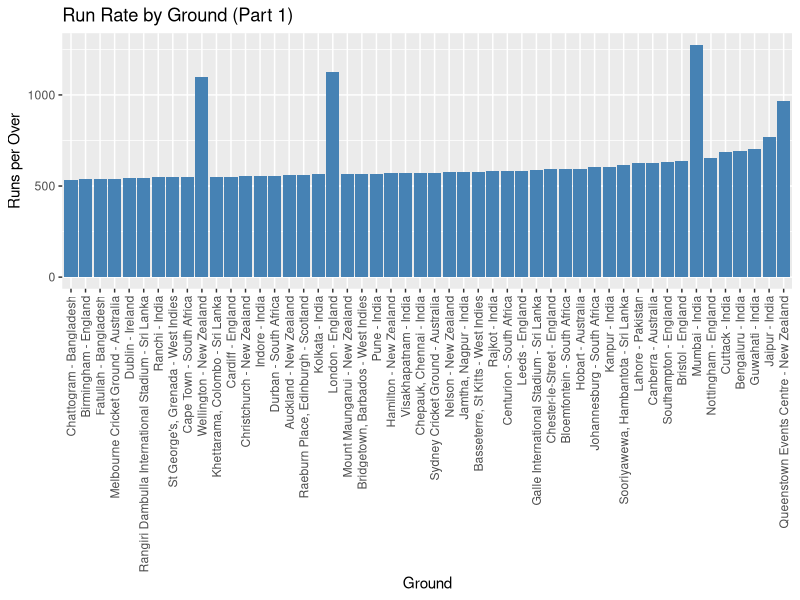
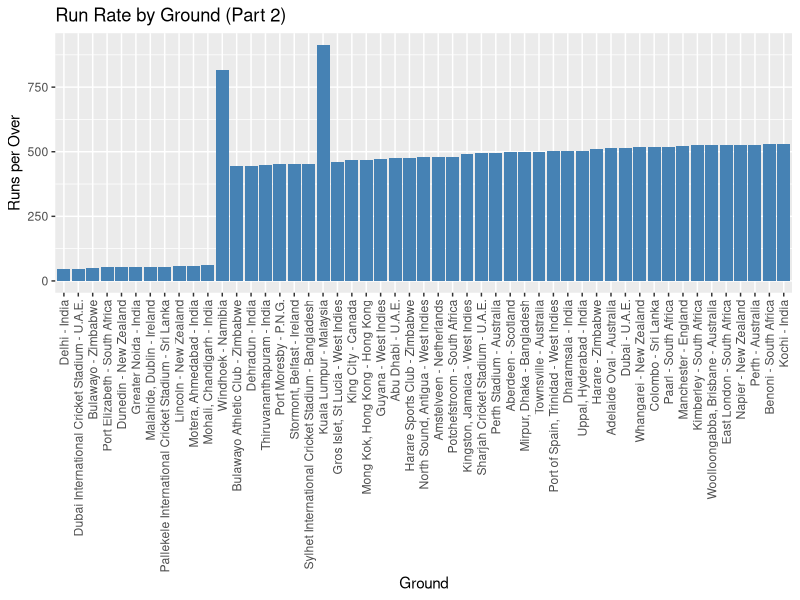
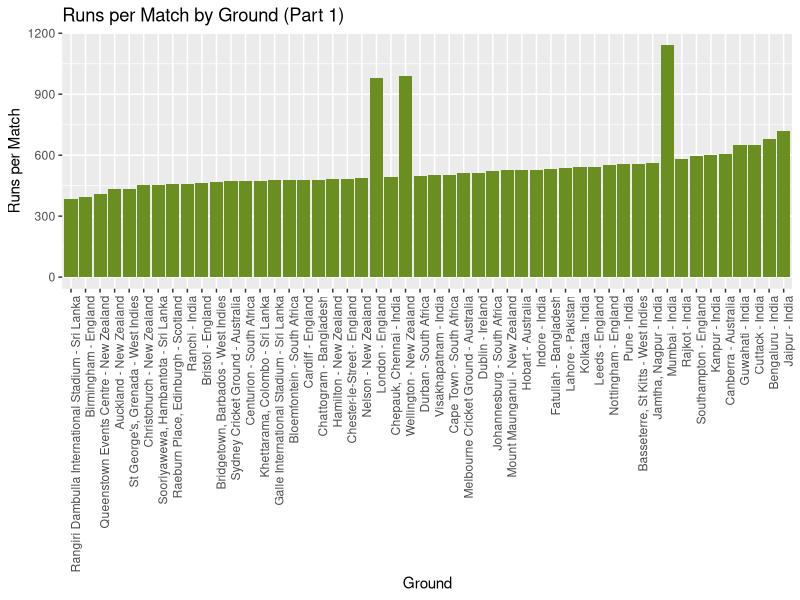
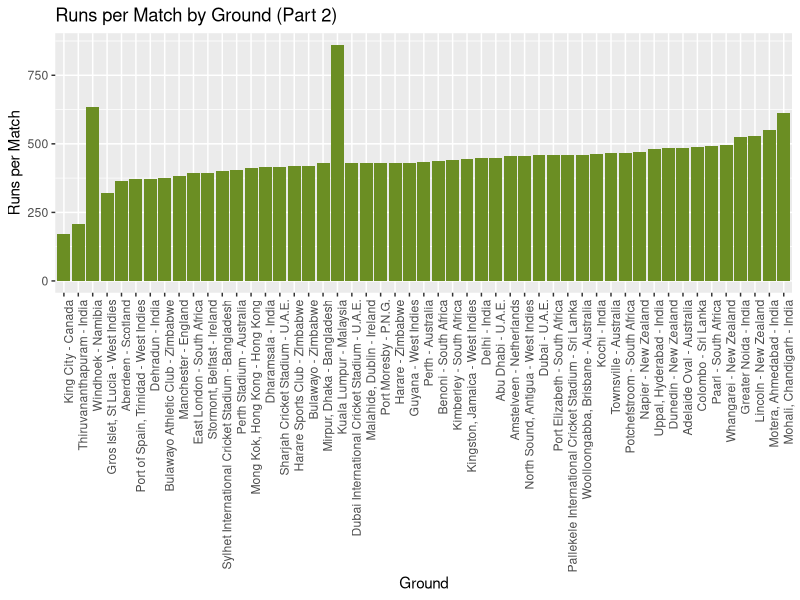
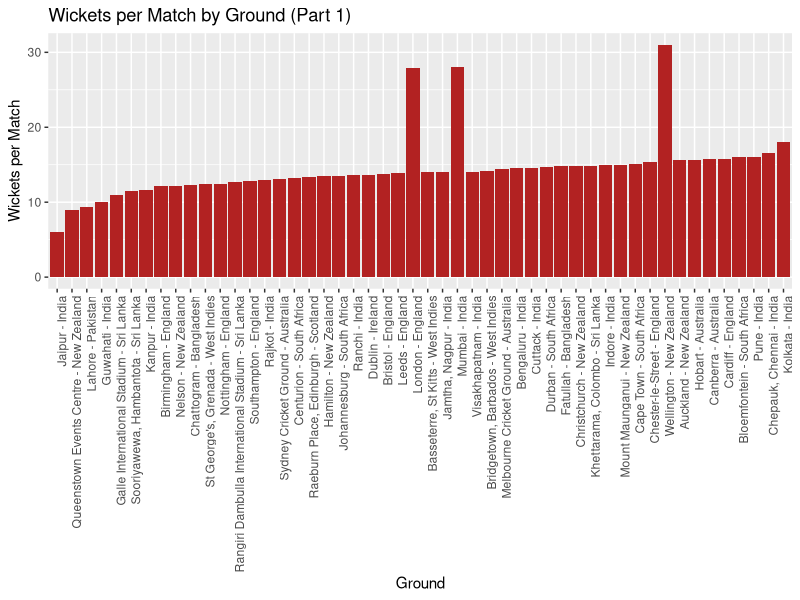
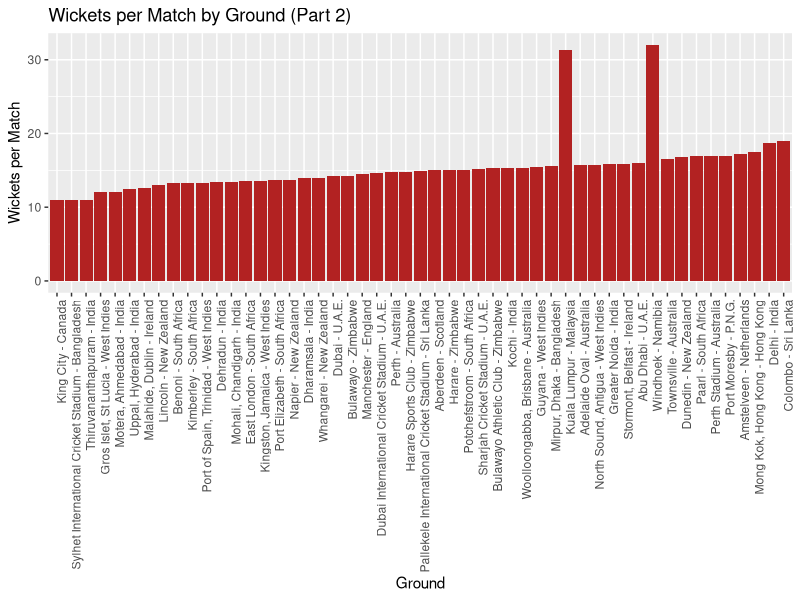

Write R code to recreate these figures, in order.
# Loading necessary libraries

library(ggplot2)
library(Metrics)
library(stringr)

library(dplyr)
library(caret)
library(zoo)

##---------------------------GROUND PERFORMANCE ANALYSIS------------------------



# Read the CSV file
ground_data <- read.csv("Ground_Averages.csv", sep=";")

# Extract short ground names
ground_data <- ground_data %>%
  mutate(Ground_Short = str_trim(str_extract(Ground, "(?<=,)[^,]*$|(?<=,).*$")))


# If extraction fails (returns NA), use the original name
ground_data <- ground_data %>%
  mutate(Ground_Short = ifelse(is.na(Ground_Short), Ground, Ground_Short))

# 1. Calculate derived metrics
ground_analysis <- ground_data %>%
  mutate(
    Win_Rate = Won / Mat,
    Runs_per_Match = Runs / Mat,
    Wickets_per_Match = Wkts / Mat,
    Balls_per_Match = Balls / Mat,
    Overs_per_Match = Balls_per_Match / 6
  )

# 2. Rank grounds by different metrics
top_grounds_runs <- ground_analysis %>%
  arrange(desc(Runs_per_Match)) %>%
  select(Ground_Short, Runs_per_Match) %>%
  head(10)

top_grounds_wickets <- ground_analysis %>%
  arrange(desc(Wickets_per_Match)) %>%
  select(Ground_Short, Wickets_per_Match) %>%
  head(10)

top_grounds_rpo <- ground_analysis %>%
  arrange(desc(RPO)) %>%
  select(Ground_Short, RPO) %>%
  head(10)

# 3. Visualizations

# Sort grounds by RPO
sorted_grounds <- ground_analysis %>%
  arrange(desc(RPO))

# Calculate the midpoint
midpoint <- ceiling(nrow(sorted_grounds) / 2)

# Create two subsets
first_half <- sorted_grounds[1:midpoint, ]
second_half <- sorted_grounds[(midpoint+1):nrow(sorted_grounds), ]

# Create the first plot
p1 <- ggplot(first_half, aes(x = reorder(Ground_Short, RPO), y = RPO)) +
  geom_bar(stat = "identity", fill = "steelblue") +
  theme(axis.text.x = element_text(angle = 90, hjust = 1, vjust = 0.5)) +
  labs(title = "Run Rate by Ground (Part 1)", x = "Ground", y = "Runs per Over")
plot(p1)

# Create the second plot
p2 <- ggplot(second_half, aes(x = reorder(Ground_Short, RPO), y = RPO)) +
  geom_bar(stat = "identity", fill = "steelblue") +
  theme(axis.text.x = element_text(angle = 90, hjust = 1, vjust = 0.5)) +
  labs(title = "Run Rate by Ground (Part 2)", x = "Ground", y = "Runs per Over")
plot(p2)


# Runs per match by ground

p1 <- ggplot(first_half, aes(x = reorder(Ground_Short, Runs_per_Match), y = Runs_per_Match)) +
  geom_bar(stat = "identity", fill = "#6B8E23") +
  theme(axis.text.x = element_text(angle = 90, hjust = 1))  +
  labs(title = "Runs per Match by Ground (Part 1)", x = "Ground", y = "Runs per Match")
plot(p1)

p2 <- ggplot(second_half, aes(x = reorder(Ground_Short, Runs_per_Match), y = Runs_per_Match)) +
  geom_bar(stat = "identity", fill = "#6B8E23") +
  theme(axis.text.x = element_text(angle = 90, hjust = 1))  +
  labs(title = "Runs per Match by Ground (Part 2)", x = "Ground", y = "Runs per Match")
plot(p2)

# Wickets per match by ground

p1 <- ggplot(first_half, aes(x = reorder(Ground_Short, Wickets_per_Match), y = Wickets_per_Match)) +
  geom_bar(stat = "identity", fill = "#B22222") +
  theme(axis.text.x = element_text(angle = 90, hjust = 1))  +
  labs(title = "Wickets per Match by Ground (Part 1)", x = "Ground", y = "Wickets per Match")
plot(p1)

p2 <- ggplot(second_half, aes(x = reorder(Ground_Short, Wickets_per_Match), y = Wickets_per_Match)) +
  geom_bar(stat = "identity", fill = "#B22222") +
  theme(axis.text.x = element_text(angle = 90, hjust = 1))  +
  labs(title = "Wickets per Match by Ground (Part 2)", x = "Ground", y = "Wickets per Match")
plot(p2)


# 4. Print top grounds for different metrics
print("Top 10 Grounds by Runs per Match:")
print(top_grounds_runs)

print("Top 10 Grounds by Wickets per Match:")
print(top_grounds_wickets)

print("Top 10 Grounds by Run Rate:")
print(top_grounds_rpo)

# 5. Summary statistics
summary_stats <- ground_analysis %>%
  summarise(
    Avg_Runs_per_Match = mean(Runs_per_Match),
    Avg_Wickets_per_Match = mean(Wickets_per_Match),
    Avg_RPO = mean(RPO),
    Highest_RPO = max(RPO),
    Lowest_RPO = min(RPO)
  )

print("Summary Statistics:")
print(summary_stats)
